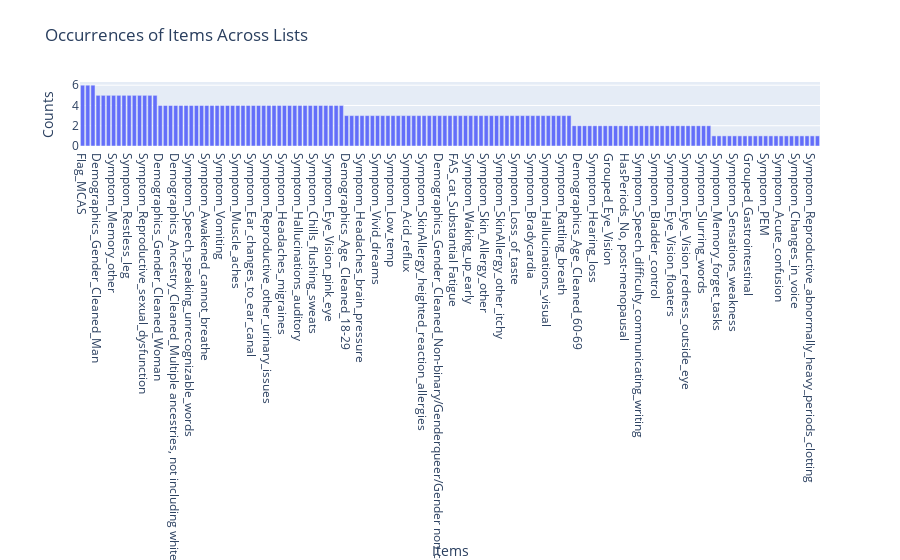

Notebook code cell kept with this figure:
### Code cell
import pandas as pd
import plotly.express as px

# Assuming you have these lists defined somewhere in your code
# two_point_tournament, one_point_tournament1, one_point_tournament2, 
# uniform_roulette, two_point_roulette, one_point_roulette

# Combining all lists into one list for iteration
all_lists = [two_point_tournament, one_point_tournament1, one_point_tournament2, 
             uniform_roulette, two_point_roulette, one_point_roulette]

# Initialize the master dictionary
master_dict = {}

# Iterate through each list and update the master dictionary
for lst in all_lists:
    for item in lst:
        # Check if the item is a number (like depth, latent dimension, etc.)
        if not isinstance(item, (int, float)):
            # If not, increase its count in the master dictionary
            master_dict[item] = master_dict.get(item, 0) + 1

# Sort master_dict by occurrences (values) in descending order
sorted_items = sorted(master_dict.items(), key=lambda x: x[1], reverse=True)
items, counts = zip(*sorted_items)  # Unzip items and counts

# Convert items and counts to a DataFrame for Plotly
df = pd.DataFrame({'Items': items, 'Counts': counts})

# Create an interactive bar chart
fig = px.bar(df, x='Items', y='Counts', title='Occurrences of Items Across Lists')
fig.show()

### Figure 1 — Plotly figure (JSON) as saved in the notebook; plotly's stock layout.template omitted (floating-point values rounded to 4 significant figures; data arrays with more than 128 entries replaced by an {"elided": "..."} marker saying what was removed)
{"data": [{"alignmentgroup": "True", "hovertemplate": "Items=%{x}<br>Counts=%{y}<extra></extra>", "legendgroup": "", "marker": {"color": "#636efa", "pattern": {"shape": ""}}, "name": "", "offsetgroup": "", "orientation": "v", "showlegend": false, "textposition": "auto", "type": "bar", "x": {"elided": "143 str values"}, "xaxis": "x", "y": {"elided": "143 int values"}, "yaxis": "y"}], "layout": {"barmode": "relative", "legend": {"tracegroupgap": 0}, "title": {"text": "Occurrences of Items Across Lists"}, "xaxis": {"anchor": "y", "domain": [0, 1], "title": {"text": "Items"}}, "yaxis": {"anchor": "x", "domain": [0, 1], "title": {"text": "Counts"}}}}
